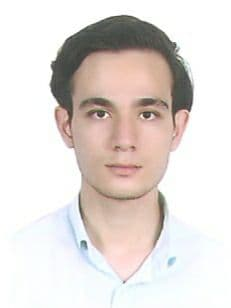
#> input picture images/Myself.jpg, 231 x 308 px, found by its file name
$ python exercise-CropImage.py
#> lines starting #> are read from the running program, lines starting #| are printed output that depends on the picture
import cv2
import numpy as np # we didn't use this library at this exercise!!
import matplotlib.pyplot as plt

Img = cv2.imread("./images/Myself.jpg")
#> Img is the input picture: shape (308, 231, 3); mean B, G, R 215.5, 219.2, 226.6
plt.imshow(Img)
plt.show()
print(Img.shape)
#| (308, 231, 3)
#Height, Width = Img.shape[:2]
Cropped = Img[10:200, 50:200, ::-1]
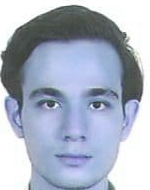
#> Cropped: shape (190, 150, 3); mean B, G, R 196.1, 179.3, 170.6
plt.imshow(Cropped)
plt.show()
# cv2.imshow("Me", Img)
# cv2.waitKey()
# cv2.destroyAllWindows()

$ run again, with images/Me.jpg copied over images/Myself.jpg
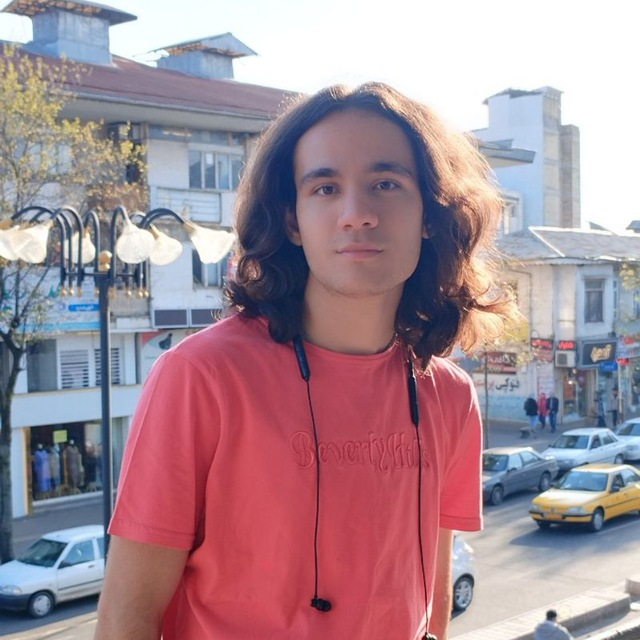
#> input picture images/Me.jpg, 640 x 640 px, found by its file name
#> Img is the input picture: shape (640, 640, 3); mean B, G, R 150.6, 140.4, 166.2
#| (640, 640, 3)
#> `Cropped = Img[10:200, 50:200, ::-1]`:
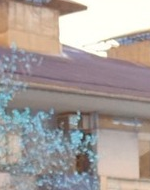
#> Cropped: shape (190, 150, 3); mean B, G, R 155.9, 159.1, 167.5
